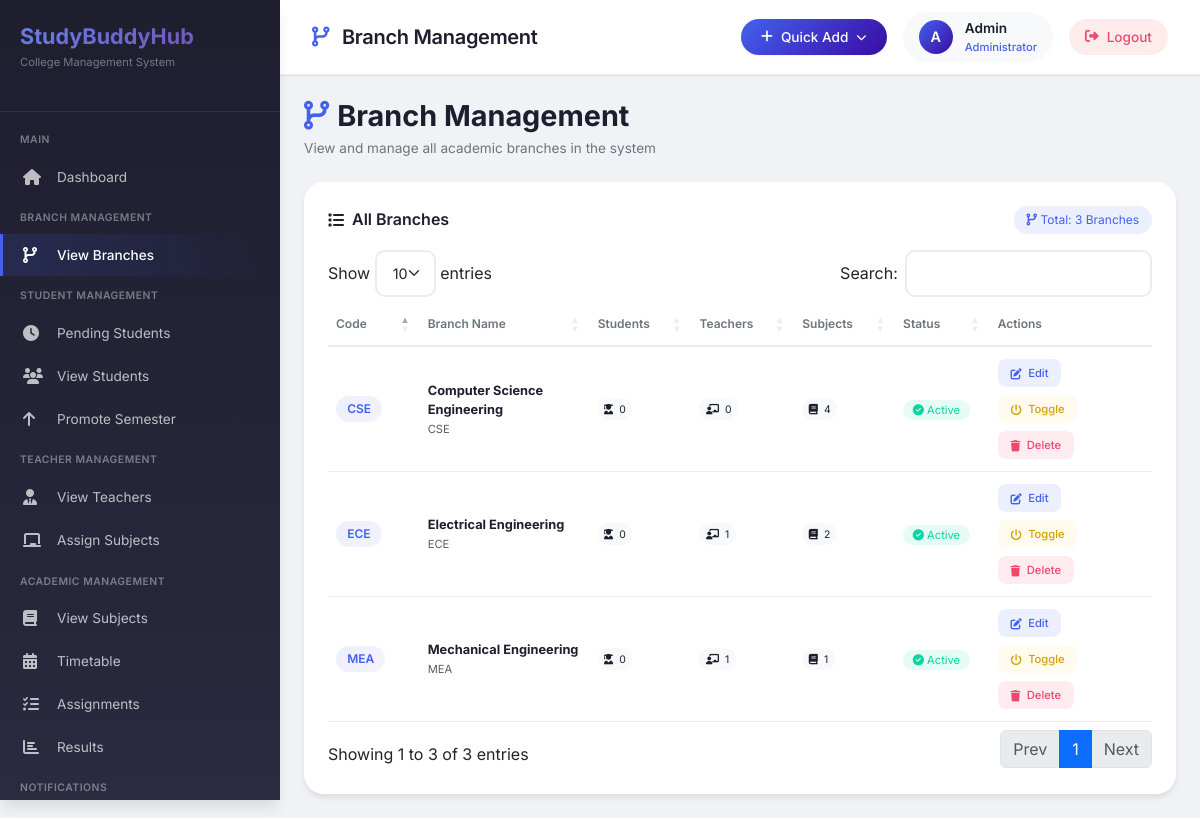
Page /admin/branches.php (signed in) on the committed database.
### tables this page shows
CREATE TABLE `branches` (
  `id` int(11) NOT NULL,
  `branch_code` varchar(20) NOT NULL,
  `branch_name` varchar(100) NOT NULL,
  `short_name` varchar(10) DEFAULT NULL,
  `description` text DEFAULT NULL,
  `established_year` year(4) DEFAULT NULL,
  `is_active` tinyint(1) NOT NULL DEFAULT 1,
  `created_at` timestamp NOT NULL DEFAULT current_timestamp(),
  `updated_at` timestamp NULL DEFAULT NULL ON UPDATE current_timestamp()
);

### admin/branches.php (the view, shortened to what this page needs)
<?php
$host = "localhost";
$user = "root";
$password = "";
$db = "users";
$data = mysqli_connect($host, $user, $password, $db);
$branches_query = mysqli_query($data, "
    SELECT
        b.id,
        b.branch_code,
        b.branch_name,
        b.short_name,
        b.description,
        b.established_year,
        b.is_active,
        b.created_at,
        (SELECT COUNT(*) FROM admission WHERE Branch = b.branch_code) as student_count,
        (SELECT COUNT(*) FROM teacher WHERE branch = b.branch_code) as teacher_count,
        (SELECT COUNT(*) FROM subjects WHERE branch = b.branch_code) as subject_count
    FROM branches b
    ORDER BY b.branch_code
");
$branches = [];
while ($row = mysqli_fetch_assoc($branches_query)) {
    $branches[] = $row;
}
$admin_name = $_SESSION['username'];
?>
<!DOCTYPE html>
<html lang="en">
<head>
    <link href="https://cdn.jsdelivr.net/npm/bootstrap@5.3.8/dist/css/bootstrap.min.css" rel="stylesheet">
    <link rel="stylesheet" href="https://cdnjs.cloudflare.com/ajax/libs/font-awesome/6.4.0/css/all.min.css">
    <link href="https://unpkg.com/aos@2.3.1/dist/aos.css" rel="stylesheet">
    <link rel="stylesheet" href="https://cdn.datatables.net/1.13.6/css/dataTables.bootstrap5.min.css">
</head>
<body>
<div class="admin-wrap">
    <div class="sidebar" id="sidebar">
        <div class="sidebar-header">
            <h3>StudyBuddyHub</h3>
            <p>College Management System</p>
        </div>
        <div class="sidebar-menu">
            <div class="menu-title">MAIN</div>
            <a href="home.php"> <i class="fas fa-home"></i> <span>Dashboard</span> </a>
            <div class="menu-title">BRANCH MANAGEMENT</div>
            <a href="branches.php" class="active"> <i class="fas fa-code-branch"></i> <span>View Branches</span> </a>
            <div class="menu-title">STUDENT MANAGEMENT</div>
            <a href="pending_requests.php"> <i class="fas fa-clock"></i> <span>Pending Students</span>
            </a>
            <a href="view_student.php"> <i class="fas fa-users"></i> <span>View Students</span> </a>
            <a href="promote_semester.php"> <i class="fas fa-arrow-up"></i> <span>Promote Semester</span> </a>
            <div class="menu-title">TEACHER MANAGEMENT</div>
            <a href="view_teacher.php"> <i class="fas fa-user-tie"></i> <span>View Teachers</span> </a>
            <a href="assign_subjects.php"> <i class="fas fa-chalkboard"></i> <span>Assign Subjects</span> </a>
            <div class="menu-title">ACADEMIC MANAGEMENT</div>
            <a href="subjects.php"> <i class="fas fa-book"></i> <span>View Subjects</span> </a>
            <a href="timetable.php"> <i class="fas fa-calendar-alt"></i> <span>Timetable</span> </a>
            <a href="assignments.php"> <i class="fas fa-tasks"></i> <span>Assignments</span> </a>
            <a href="results.php"> <i class="fas fa-chart-bar"></i> <span>Results</span> </a>
            <div class="menu-title">NOTIFICATIONS</div>
        </div>
    </div>
    <div class="main">
        <div class="modern-topbar">
            <div class="topbar-left">
                <div class="page-title">
                    <i class="fas fa-code-branch"></i> Branch Management
                </div>
            </div>
            <div class="topbar-right">
                <div class="quick-dropdown">
                    <button class="quick-add-btn" id="quickAddBtn">
                        <i class="fas fa-plus"></i> <span>Quick Add</span> <i class="fas fa-chevron-down" style="font-size: 0.65rem;"></i>
                    </button>
                </div>
                <a href="profile.php" class="admin-profile">
                    <div class="admin-avatar">
                        <?php if (!empty($_SESSION['profile_pic']) && file_exists(__DIR__ . '/../uploads/profile_pics/' . $_SESSION['profile_pic'])): ?>
                            <img src="../uploads/profile_pics/<?php echo htmlspecialchars($_SESSION['profile_pic']); ?>" alt="Avatar">
                        <?php else: ?>
                            <?php echo strtoupper(substr($admin_name, 0, 1)); ?>
                        <?php endif; ?>
                    </div>
                    <div class="admin-info">
                        <div class="admin-name"><?php echo htmlspecialchars($admin_name); ?></div>
                        <div class="admin-role">Administrator</div>
                    </div>
                </a>
                <a href="../logout.php" class="logout-btn">
                    <i class="fas fa-sign-out-alt"></i> <span>Logout</span>
                </a>
            </div>
        </div>
        <div class="content">
            <div class="page-header" data-aos="fade-up">
                <h2> <i class="fas fa-code-branch" style="color: var(--primary);"></i> Branch Management </h2>
                <p>View and manage all academic branches in the system</p>
            </div>
            <div class="table-card" data-aos="fade-up" data-aos-delay="100">
                <div class="table-header">
                    <h4>
                        <i class="fas fa-list"></i>
                        All Branches
                    </h4>
                    <div class="total-branches">
                        <i class="fas fa-code-branch"></i> Total: <?php echo count($branches); ?> Branches
                    </div>
                </div>
                <div class="table-responsive">
                    <table id="branchesTable" class="display" style="width:100%">
                        <thead>
                            <tr>
                                <th>Code</th>
                                <th>Branch Name</th>
                                <th>Students</th>
                                <th>Teachers</th>
                                <th>Subjects</th>
                                <th>Status</th>
                                <th>Actions</th>
                            </tr>
                        </thead>
                        <tbody>
                            <?php foreach ($branches as $branch): ?>
                            <tr id="branch-row-<?php echo $branch['id']; ?>">
                                <td><span class="branch-badge"><?php echo htmlspecialchars($branch['branch_code']); ?></span></td>
                                <td>
                                    <strong><?php echo htmlspecialchars($branch['branch_name']); ?></strong>
                                    <?php if ($branch['short_name']): ?>
                                        <br><small class="text-muted"><?php echo htmlspecialchars($branch['short_name']); ?></small>
                                    <?php endif; ?>
                                </td>
                                <td>
                                    <div class="stat-numbers">
                                        <span><i class="fas fa-user-graduate"></i> <?php echo $branch['student_count']; ?></span>
                                    </div>
                                </td>
                                <td>
                                    <div class="stat-numbers">
                                        <span><i class="fas fa-chalkboard-teacher"></i> <?php echo $branch['teacher_count']; ?></span>
                                    </div>
                                </td>
                                <td>
                                    <div class="stat-numbers">
                                        <span><i class="fas fa-book"></i> <?php echo $branch['subject_count']; ?></span>
                                    </div>
                                </td>
                                <td>
                                    <?php if ($branch['is_active'] == 1): ?>
                                        <span class="status-active"><i class="fas fa-check-circle"></i> Active</span>
                                    <?php else: ?>
                                        <span class="status-inactive"><i class="fas fa-ban"></i> Inactive</span>
                                    <?php endif; ?>
                                </td>
                                <td>
                                    <div class="action-btns">
                                        <button class="btn-edit" onclick='openEditModal(<?php echo json_encode($branch); ?>)'>
                                            <i class="fas fa-edit"></i> Edit
                                        </button>
                                        <button class="btn-toggle" onclick="toggleBranch(<?php echo $branch['id']; ?>, <?php echo $branch['is_active']; ?>)">
                                            <i class="fas fa-power-off"></i> Toggle
                                        </button>
                                        <button class="btn-delete" onclick="deleteBranch(<?php echo $branch['id']; ?>, '<?php echo htmlspecialchars($branch['branch_code']); ?>', <?php echo $branch['student_count']; ?>, <?php echo $branch['teacher_count']; ?>, <?php echo $branch['subject_count']; ?>, '<?php echo addslashes($branch['branch_name']); ?>')">
                                            <i class="fas fa-trash"></i> Delete
                                        </button>
                                    </div>
                                </td>
                            </tr>
                            <?php endforeach; ?>
                        </tbody>
                    </table>
                </div>
            </div>
        </div>
    </div>
</div>
</body>
</html>

### rows in the picture
branches: branch_code "CSE", branch_name "Computer Science Engineering", short_name "CSE", student_count "0", teacher_count "0", subject_count "4", is_active 1 (drawn)
branches: branch_code "ECE", branch_name "Electrical Engineering", short_name "ECE", student_count "0", teacher_count "1", subject_count "2", is_active 1 (drawn)
branches: branch_code "MEA", branch_name "Mechanical Engineering", short_name "MEA", student_count "0", teacher_count "1", subject_count "1", is_active 1 (drawn)

### other values in the picture
substr($admin_name, 0, 1) "A"
$admin_name "Admin"
count($branches) "3"
